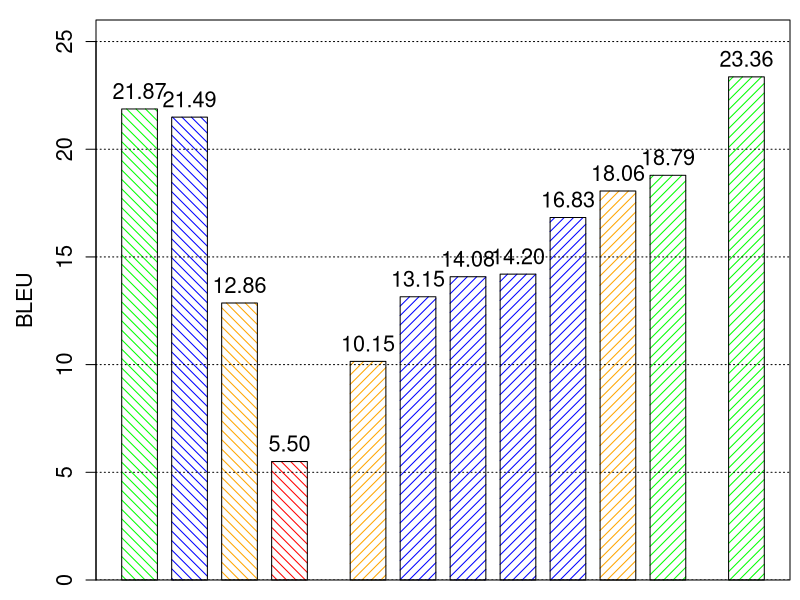

Reproduce this figure in R.
c <- read.table(file="lesionfeaturetype.txt", sep = "\t", head=TRUE)

x <- c$BLEU
#names(x) <- c$Title

colorz <- c("green", "blue", "orange", "red", "orange", "blue", "blue", "blue", "blue", "orange", "green", "green")
fillz <- c(15, 15, 15, 15, 15, 15, 15, 15, 15, 15, 15, 15)
anglez <- c(135, 135, 135, 135, 45, 45, 45, 45, 45, 45, 45, 45)
spacez <- c(0.4, 0.4, 0.4, 0.4, 1.2, 0.4, 0.4, 0.4, 0.4, 0.4, 0.4, 1.2)

saxis <- 1.3
slabels <- 1.3
snames <- 1.3

pdf(file="lesionfeaturetype.pdf", height=4, width=11, onefile=TRUE, family='Helvetica', pointsize=12)
par(mar=c(1.0,4.8,1.0,0.5), new=FALSE, cex.lab=slabels)

bp <-barplot(x, density=fillz, col=colorz, angle=anglez, space=spacez, ylab="BLEU", cex.lab=slabels, cex.axis=saxis, cex.names=snames, ylim=c(0, 26), legend=F)
grid(nx = 0, ny = NULL, col = "black", lty = "dotted", lwd = 1, equilogs = FALSE)
#legend("topright", as.character(c$Title), cex=slabels, density=fillz, fill=colorz, bty="y", bg="white")
box()

height <- rbind(x)
text(bp, height, labels=format(height, 4), pos=3, cex=snames)

dev.off()
